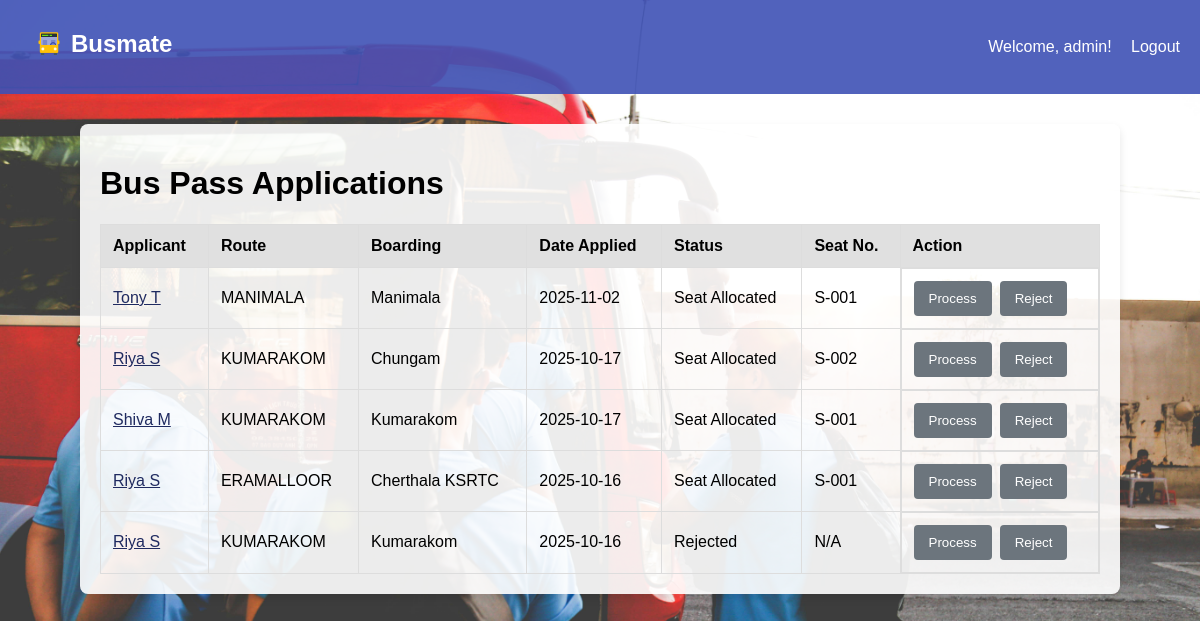
/buspass/admin/passes/ (signed in), run on the app's committed database.
### BusPass/models.py (models this page shows, shortened)
class BusPassApplication(models.Model):
    STATUS_CHOICES = [
        ('PENDING', 'Pending Approval'),
        ('PAID', 'Fee Paid'),
        ('ALLOCATED', 'Seat Allocated'),
        ('REJECTED', 'Rejected'),
        ('CANCELLED', 'Cancelled by User'),
    ]
    user = models.ForeignKey(User, on_delete=models.CASCADE)
    route = models.ForeignKey(BusRoute, on_delete=models.PROTECT) # Prevents route deletion if passes exist
    boarding_location = models.CharField(max_length=200)
    application_date = models.DateTimeField(auto_now_add=True)
    status = models.CharField(max_length=20, choices=STATUS_CHOICES, default='PENDING')
    seat_number = models.CharField(max_length=10, blank=True, null=True) # Allocated seat
    paid_fee = models.DecimalField(max_digits=8, decimal_places=2, blank=True, null=True)

class BusRoute(models.Model):
    name = models.CharField(max_length=100, unique=True)
    description = models.TextField(blank=True)
    fee = models.DecimalField(max_digits=8, decimal_places=2)
    max_seats = models.IntegerField(default=50) # Maximum capacity

### BusPass/views.py (the view)
# urls.py: path('admin/passes/', views.admin_view_applications, name='admin_view_applications'),
@login_required
@user_passes_test(is_admin, login_url='/accounts/login/')
def admin_view_applications(request):
    applications = BusPassApplication.objects.all().order_by('-application_date')
    return render(request, 'BusPass/admin_view_applications.html', {'applications': applications})

### BusPass/views.py (called while the page is built)
def is_admin(user):
    try:
        return user.is_authenticated and user.userprofile.is_admin
    except UserProfile.DoesNotExist:
        return False

### BusPass/templates/BusPass/admin_view_applications.html (shortened to what this page needs)
{% extends "base.html" %}
{% load static %}
{% block content %}
    <h1>Bus Pass Applications</h1>
    <table>
        <thead>
            <tr>
                <th>Applicant</th>
                <th>Route</th>
                <th>Boarding</th>
                <th>Date Applied</th>
                <th>Status</th>
                <th>Seat No.</th>
                <th>Action</th>
            </tr>
        </thead>
        <tbody>
            {% for app in applications %}
                <tr>
                    <td>
                        <button class="applicant-link"
                            data-fullname="{{ app.user.get_full_name|default:app.user.username|cut:"_" }}"
                            data-username="{{ app.user.username|cut:"_" }}"
                            data-contact="{{ app.user.userprofile.mobile_number|default:'N/A' }}"
                            data-dept="{{ app.user.userprofile.department|default:'N/A' }}"
                            data-boarding="{{ app.boarding_location }}">
                            {{ app.user.get_full_name|default:app.user.username|cut:"_" }}
                        </button>
                    </td>
                    <td>{{ app.route.name }}</td>
                    <td>{{ app.boarding_location }}</td>
                    <td>{{ app.application_date|date:"Y-m-d" }}</td>
                    <td>{{ app.get_status_display }}</td>
                    <td>{{ app.seat_number|default:"N/A" }}</td>
                    <td style="display:flex; gap:8px; align-items:center;">
                        <a href="{% url 'admin_process_pass' app.id %}"><button class="btn"
                            {% if app.status == 'ALLOCATED' or app.status == 'REJECTED' %}disabled{% endif %}>
                            Process
                        </button></a>
                        <form method="post" action="{% url 'admin_process_pass' app.id %}" onsubmit="return confirm('Reject this application?');">
                            <button type="submit" class="btn btn-danger"
                                {% if app.status == 'ALLOCATED' or app.status == 'REJECTED' %}disabled{% endif %}>
                                Reject
                            </button>
                        </form>
                    </td>
                </tr>
            {% empty %}
                <tr><td colspan="7">No applications found.</td></tr>
            {% endfor %}
        </tbody>
    </table>
{% endblock %}

### BusPass/templates/base.html (shortened to what this page needs)
<!DOCTYPE html>
{% load static %}
<html lang="en">
<head>
</head>
<body>
    <div class="navbar">
        <h2>
            <a href="{% url 'initial_page' %}" style="display:inline-flex; align-items:center; gap:8px;">
                <img src="{% static 'BusPass/images/logo.png' %}" alt="Busmate" style="width:28px; height:28px; object-fit:contain;"/>
                Busmate
            </a>
        </h2>
        <div>
            {% if user.is_authenticated %}
                <span>Welcome, {{ user.username }}!</span>
                <a href="{% url 'logout' %}">Logout</a>
            {% else %}
                <a href="{% url 'login' %}">Login</a>
                <a href="{% url 'register' %}">Register</a>
                {% endif %}
        </div>
    </div>
    <div class="container">
        {% block content %}
        {% endblock %}
    </div>
</body>
</html>

### BusPass/templates/base.html (style rules this page uses)
body { font-family: sans-serif; margin: 0; padding: 0; background-color: #f4f4f9; }
.navbar { background-color: #3f51b5; padding: 10px 20px; color: white; display: flex; justify-content: space-between; align-items: center; }
.navbar a { color: white; text-decoration: none; margin-left: 15px; }
.container { max-width: 1000px; margin: 30px auto; padding: 20px; background-color: white; border-radius: 8px; box-shadow: 0 4px 8px rgba(0,0,0,0.1); }
form button { background-color: #3f51b5; color: white; padding: 10px 15px; border: none; border-radius: 4px; cursor: pointer; }
table { width: 100%; border-collapse: collapse; margin-top: 20px; }
table, th, td { border: 1px solid #ddd; }
th, td { padding: 12px; text-align: left; }
th { background-color: #e0e0e0; }

### data on the page
BusPassApplication: user.get_full_name "Tony T", route.name "MANIMALA", boarding_location "Manimala", application_date "2025-11-02", status "Seat Allocated", seat_number "S-001"
BusPassApplication: user.get_full_name "Riya S", route.name "KUMARAKOM", boarding_location "Chungam", application_date "2025-10-17", status "Seat Allocated", seat_number "S-002"
BusPassApplication: user.get_full_name "Shiva M", route.name "KUMARAKOM", boarding_location "Kumarakom", application_date "2025-10-17", status "Seat Allocated", seat_number "S-001"
BusPassApplication: user.get_full_name "Riya S", route.name "ERAMALLOOR", boarding_location "Cherthala KSRTC", application_date "2025-10-16", status "Seat Allocated", seat_number "S-001"
BusPassApplication: user.get_full_name "Riya S", route.name "KUMARAKOM", boarding_location "Kumarakom", application_date "2025-10-16", status "Rejected", seat_number "N/A"

### other printed values
{{ user.username }} "admin"
